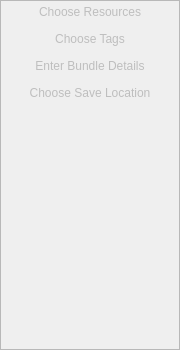
<?xml version="1.0" encoding="UTF-8"?>
<ui version="4.0">
 <class>WdgSide</class>
 <widget class="QWidget" name="WdgSide">
  <property name="geometry">
   <rect>
    <x>0</x>
    <y>0</y>
    <width>180</width>
    <height>350</height>
   </rect>
  </property>
  <property name="sizePolicy">
   <sizepolicy hsizetype="Preferred" vsizetype="Preferred">
    <horstretch>0</horstretch>
    <verstretch>0</verstretch>
   </sizepolicy>
  </property>
  <property name="focusPolicy">
   <enum>Qt::NoFocus</enum>
  </property>
  <property name="windowTitle">
   <string>Form</string>
  </property>
  <property name="autoFillBackground">
   <bool>false</bool>
  </property>
  <layout class="QGridLayout" name="gridLayout_3">
   <property name="leftMargin">
    <number>0</number>
   </property>
   <property name="topMargin">
    <number>0</number>
   </property>
   <property name="rightMargin">
    <number>0</number>
   </property>
   <property name="bottomMargin">
    <number>0</number>
   </property>
   <item row="0" column="0">
    <widget class="QFrame" name="frame">
     <property name="sizePolicy">
      <sizepolicy hsizetype="Preferred" vsizetype="Expanding">
       <horstretch>0</horstretch>
       <verstretch>0</verstretch>
      </sizepolicy>
     </property>
     <property name="frameShape">
      <enum>QFrame::StyledPanel</enum>
     </property>
     <property name="frameShadow">
      <enum>QFrame::Raised</enum>
     </property>
     <layout class="QGridLayout" name="gridLayout_2">
      <property name="leftMargin">
       <number>0</number>
      </property>
      <property name="topMargin">
       <number>0</number>
      </property>
      <property name="rightMargin">
       <number>0</number>
      </property>
      <property name="bottomMargin">
       <number>0</number>
      </property>
      <item row="2" column="0">
       <widget class="QToolButton" name="btnChooseTags">
        <property name="enabled">
         <bool>false</bool>
        </property>
        <property name="sizePolicy">
         <sizepolicy hsizetype="Expanding" vsizetype="Fixed">
          <horstretch>0</horstretch>
          <verstretch>0</verstretch>
         </sizepolicy>
        </property>
        <property name="text">
         <string>Choose Tags</string>
        </property>
        <property name="autoRaise">
         <bool>true</bool>
        </property>
       </widget>
      </item>
      <item row="10" column="0">
       <widget class="QToolButton" name="btnBundleInfo">
        <property name="enabled">
         <bool>false</bool>
        </property>
        <property name="sizePolicy">
         <sizepolicy hsizetype="Expanding" vsizetype="Fixed">
          <horstretch>0</horstretch>
          <verstretch>0</verstretch>
         </sizepolicy>
        </property>
        <property name="text">
         <string>Enter Bundle Details</string>
        </property>
        <property name="autoRaise">
         <bool>true</bool>
        </property>
       </widget>
      </item>
      <item row="11" column="0" alignment="Qt::AlignTop">
       <widget class="QToolButton" name="btnSaveLocation">
        <property name="enabled">
         <bool>false</bool>
        </property>
        <property name="sizePolicy">
         <sizepolicy hsizetype="Expanding" vsizetype="Fixed">
          <horstretch>0</horstretch>
          <verstretch>0</verstretch>
         </sizepolicy>
        </property>
        <property name="text">
         <string>Choose Save Location</string>
        </property>
        <property name="autoRaise">
         <bool>true</bool>
        </property>
       </widget>
      </item>
      <item row="1" column="0">
       <widget class="QToolButton" name="btnChooseRes">
        <property name="enabled">
         <bool>false</bool>
        </property>
        <property name="sizePolicy">
         <sizepolicy hsizetype="Expanding" vsizetype="Fixed">
          <horstretch>0</horstretch>
          <verstretch>0</verstretch>
         </sizepolicy>
        </property>
        <property name="text">
         <string>Choose Resources</string>
        </property>
        <property name="autoRaise">
         <bool>true</bool>
        </property>
       </widget>
      </item>
     </layout>
    </widget>
   </item>
  </layout>
 </widget>
 <resources/>
 <connections/>
</ui>
